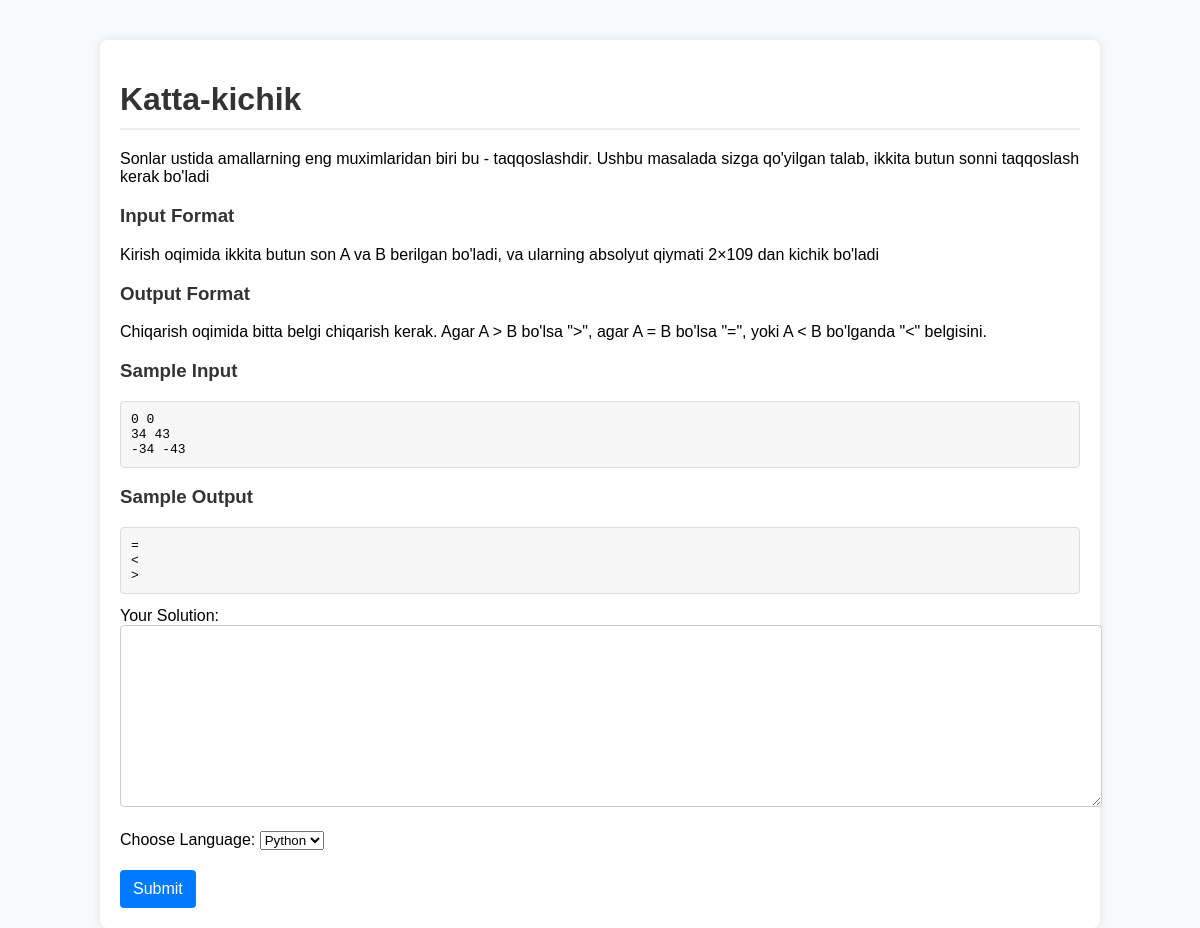
The app's page /submit/2/ with its own data.
### problems/models.py (models this page shows, shortened)
class Problem(models.Model):
    title = models.CharField(max_length=255)
    description = models.TextField()
    input_format = models.TextField()
    output_format = models.TextField()
    sample_input = models.TextField()
    sample_output = models.TextField()
    constraints = models.TextField()

### submissions/views.py (the view, shortened to what this page needs)
# urls.py: path('submit/<int:problem_id>/', submit_code, name='submit_code'),
@csrf_exempt
def submit_code(request, problem_id):
    problem = get_object_or_404(Problem, pk=problem_id)
    return render(request, 'submissions/submit_code.html', {'problem': problem})

### templates/submissions/submit_code.html (shortened to what this page needs)
{% load static %}
<!DOCTYPE html>
<html lang="en">
<head>
    <link rel="stylesheet" href="{% static 'css/styles.css' %}">
</head>
<body>
    <div class="container">
        <h1>{{ problem.title }}</h1>
        <p>{{ problem.description }}</p>
        <h3>Input Format</h3>
        <p>{{ problem.input_format }}</p>
        <h3>Output Format</h3>
        <p>{{ problem.output_format }}</p>
        <h3>Sample Input</h3>
        <pre>{{ problem.sample_input }}</pre>
        <h3>Sample Output</h3>
        <pre>{{ problem.sample_output }}</pre>
        <form method="post">
            <div class="form-group">
                <label for="code">Your Solution:</label>
                <textarea id="code" name="code" rows="10" class="form-control"></textarea>
            </div>
            <div class="form-group">
                <label for="language">Choose Language:</label>
                <select id="language" name="language" class="form-control">
                    <option value="python">Python</option>
                </select>
            </div>
            <button type="submit" class="btn btn-primary">Submit</button>
        </form>
    </div>
</body>
</html>

### static/css/styles.css (style rules this page uses)
body { font-family: Arial, sans-serif; background-color: #f8f9fa; margin: 0; padding: 0; }
.container { width: 80%; margin: 0 auto; padding: 20px; background-color: #ffffff; box-shadow: 0 0 10px rgba(0, 0, 0, 0.1); margin-top: 40px; border-radius: 8px; }
h1, h2, h3 { color: #333; }
h1 { border-bottom: 2px solid #eee; padding-bottom: 10px; margin-bottom: 20px; }
.form-group { margin-bottom: 20px; }
textarea { width: 100%; padding: 10px; border: 1px solid #ccc; border-radius: 4px; font-size: 14px; font-family: monospace; }
button { background-color: #007bff; color: white; padding: 10px 20px; border: none; border-radius: 4px; cursor: pointer; font-size: 16px; }
pre { background-color: #f7f7f7; padding: 10px; border: 1px solid #ddd; border-radius: 4px; overflow: auto; }
.btn { display: inline-block; font-weight: 400; text-align: center; white-space: nowrap; vertical-align: middle; user-select: none; border: 1px solid transparent; padding: 0.375rem 0.75rem; font-size: 1rem; line-height: 1.5; border-radius: 0.25rem; transition: color 0.15s ease-in-out, background-color 0.15s ease-in-out, border-color 0.15s ease-in-out, box-shadow 0.15s ease-in-out; }

### records on screen
Problem: title "Katta-kichik", description "Sonlar ustida amallarning eng muximlaridan biri bu - taqqoslashdir. Ushbu masalada sizga qo'yilgan talab, ikkita butun sonni taqqoslash kerak bo'ladi", input_format "Kirish oqimida ikkita butun son A va B berilgan bo'ladi, va ularning absolyut qiymati 2×109 dan kichik bo'ladi", output_format "Chiqarish oqimida bitta belgi chiqarish kerak. Agar A > B bo'lsa \">\", agar A = B bo'lsa \"=\", yoki A < B bo'lganda \"<\" belgisini.", sample_input "0 0 34 43 -34 -43", sample_output "= < >"
